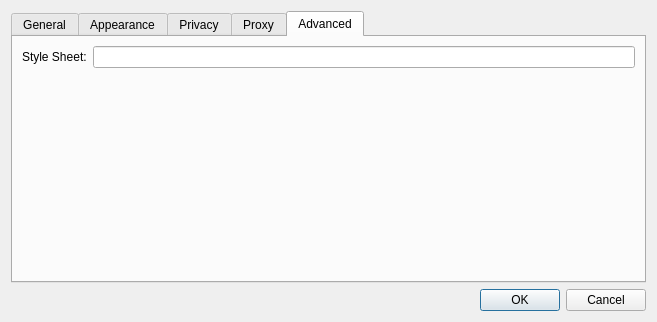
<?xml version="1.0" encoding="UTF-8"?>
<ui version="4.0">
 <class>Settings</class>
 <widget class="QDialog" name="Settings">
  <property name="geometry">
   <rect>
    <x>0</x>
    <y>0</y>
    <width>657</width>
    <height>322</height>
   </rect>
  </property>
  <property name="windowTitle">
   <string>Settings</string>
  </property>
  <layout class="QGridLayout" name="gridLayout">
   <item row="2" column="0">
    <widget class="QDialogButtonBox" name="buttonBox">
     <property name="orientation">
      <enum>Qt::Horizontal</enum>
     </property>
     <property name="standardButtons">
      <set>QDialogButtonBox::Cancel|QDialogButtonBox::Ok</set>
     </property>
    </widget>
   </item>
   <item row="1" column="0">
    <widget class="QTabWidget" name="tabWidget">
     <property name="currentIndex">
      <number>4</number>
     </property>
     <widget class="QWidget" name="tab">
      <attribute name="title">
       <string>General</string>
      </attribute>
      <layout class="QGridLayout" name="gridLayout_4">
       <item row="0" column="0">
        <widget class="QLabel" name="label_3">
         <property name="text">
          <string>Home:</string>
         </property>
         <property name="alignment">
          <set>Qt::AlignRight|Qt::AlignTrailing|Qt::AlignVCenter</set>
         </property>
        </widget>
       </item>
       <item row="0" column="1" colspan="2">
        <widget class="QLineEdit" name="homeLineEdit"/>
       </item>
       <item row="1" column="1">
        <widget class="QPushButton" name="setHomeToCurrentPageButton">
         <property name="text">
          <string>Set to current page</string>
         </property>
        </widget>
       </item>
       <item row="1" column="2">
        <spacer name="horizontalSpacer">
         <property name="orientation">
          <enum>Qt::Horizontal</enum>
         </property>
         <property name="sizeHint" stdset="0">
          <size>
           <width>280</width>
           <height>18</height>
          </size>
         </property>
        </spacer>
       </item>
       <item row="2" column="0">
        <widget class="QLabel" name="label_4">
         <property name="text">
          <string>Remove history items:</string>
         </property>
         <property name="alignment">
          <set>Qt::AlignRight|Qt::AlignTrailing|Qt::AlignVCenter</set>
         </property>
        </widget>
       </item>
       <item row="2" column="1" colspan="2">
        <widget class="QComboBox" name="expireHistory">
         <item>
          <property name="text">
           <string>After one day</string>
          </property>
         </item>
         <item>
          <property name="text">
           <string>After one week</string>
          </property>
         </item>
         <item>
          <property name="text">
           <string>After two weeks</string>
          </property>
         </item>
         <item>
          <property name="text">
           <string>After one month</string>
          </property>
         </item>
         <item>
          <property name="text">
           <string>After one year</string>
          </property>
         </item>
         <item>
          <property name="text">
           <string>Manually</string>
          </property>
         </item>
        </widget>
       </item>
       <item row="3" column="0">
        <widget class="QLabel" name="label_7">
         <property name="text">
          <string>Save downloads to:</string>
         </property>
         <property name="alignment">
          <set>Qt::AlignRight|Qt::AlignTrailing|Qt::AlignVCenter</set>
         </property>
        </widget>
       </item>
       <item row="3" column="1" colspan="2">
        <widget class="QLineEdit" name="downloadsLocation"/>
       </item>
       <item row="4" column="0">
        <widget class="QLabel" name="label_8">
         <property name="text">
          <string>Open links from applications:</string>
         </property>
         <property name="alignment">
          <set>Qt::AlignRight|Qt::AlignTrailing|Qt::AlignVCenter</set>
         </property>
        </widget>
       </item>
       <item row="4" column="1" colspan="2">
        <widget class="QComboBox" name="openLinksIn">
         <item>
          <property name="text">
           <string>In a tab in the current window</string>
          </property>
         </item>
         <item>
          <property name="text">
           <string>In a new window</string>
          </property>
         </item>
        </widget>
       </item>
       <item row="5" column="1" colspan="2">
        <widget class="QCheckBox" name="enableScrollAnimator">
         <property name="text">
          <string>Enable Scroll Animator</string>
         </property>
         <property name="checked">
          <bool>true</bool>
         </property>
        </widget>
       </item>
       <item row="6" column="1" colspan="2">
        <spacer>
         <property name="orientation">
          <enum>Qt::Vertical</enum>
         </property>
         <property name="sizeHint" stdset="0">
          <size>
           <width>391</width>
           <height>262</height>
          </size>
         </property>
        </spacer>
       </item>
      </layout>
     </widget>
     <widget class="QWidget" name="tab_3">
      <attribute name="title">
       <string>Appearance</string>
      </attribute>
      <layout class="QGridLayout" name="gridLayout_3">
       <item row="0" column="0">
        <widget class="QLabel" name="label_5">
         <property name="text">
          <string>Standard font:</string>
         </property>
         <property name="alignment">
          <set>Qt::AlignRight|Qt::AlignTrailing|Qt::AlignVCenter</set>
         </property>
        </widget>
       </item>
       <item row="0" column="1">
        <widget class="QLabel" name="standardLabel">
         <property name="sizePolicy">
          <sizepolicy hsizetype="Expanding" vsizetype="Preferred">
           <horstretch>0</horstretch>
           <verstretch>0</verstretch>
          </sizepolicy>
         </property>
         <property name="frameShape">
          <enum>QFrame::StyledPanel</enum>
         </property>
         <property name="text">
          <string>Times 16</string>
         </property>
         <property name="alignment">
          <set>Qt::AlignCenter</set>
         </property>
        </widget>
       </item>
       <item row="0" column="2">
        <widget class="QPushButton" name="standardFontButton">
         <property name="text">
          <string>Select...</string>
         </property>
        </widget>
       </item>
       <item row="1" column="0">
        <widget class="QLabel" name="label_6">
         <property name="text">
          <string>Fixed-width font:</string>
         </property>
         <property name="alignment">
          <set>Qt::AlignRight|Qt::AlignTrailing|Qt::AlignVCenter</set>
         </property>
        </widget>
       </item>
       <item row="1" column="1">
        <widget class="QLabel" name="fixedLabel">
         <property name="frameShape">
          <enum>QFrame::StyledPanel</enum>
         </property>
         <property name="text">
          <string>Courier 13</string>
         </property>
         <property name="alignment">
          <set>Qt::AlignCenter</set>
         </property>
        </widget>
       </item>
       <item row="1" column="2">
        <widget class="QPushButton" name="fixedFontButton">
         <property name="text">
          <string>Select...</string>
         </property>
        </widget>
       </item>
       <item row="2" column="1">
        <spacer name="verticalSpacer">
         <property name="orientation">
          <enum>Qt::Vertical</enum>
         </property>
         <property name="sizeHint" stdset="0">
          <size>
           <width>20</width>
           <height>93</height>
          </size>
         </property>
        </spacer>
       </item>
      </layout>
     </widget>
     <widget class="QWidget" name="tab_2">
      <attribute name="title">
       <string>Privacy</string>
      </attribute>
      <layout class="QVBoxLayout" name="verticalLayout_3">
       <item>
        <widget class="QGroupBox" name="groupBox">
         <property name="title">
          <string>Web Content</string>
         </property>
         <layout class="QVBoxLayout" name="verticalLayout_2">
          <item>
           <widget class="QCheckBox" name="enablePlugins">
            <property name="text">
             <string>Enable Plugins</string>
            </property>
            <property name="checked">
             <bool>true</bool>
            </property>
           </widget>
          </item>
          <item>
           <widget class="QCheckBox" name="enableJavascript">
            <property name="text">
             <string>Enable Javascript</string>
            </property>
            <property name="checked">
             <bool>true</bool>
            </property>
           </widget>
          </item>
         </layout>
        </widget>
       </item>
       <item>
        <widget class="QGroupBox" name="cookiesGroupBox">
         <property name="title">
          <string>Cookies</string>
         </property>
         <layout class="QGridLayout">
          <item row="0" column="0">
           <widget class="QLabel" name="label_2">
            <property name="text">
             <string>Accept Cookies:</string>
            </property>
            <property name="alignment">
             <set>Qt::AlignRight|Qt::AlignTrailing|Qt::AlignVCenter</set>
            </property>
           </widget>
          </item>
          <item row="0" column="1">
           <widget class="QComboBox" name="acceptCombo">
            <item>
             <property name="text">
              <string>Always</string>
             </property>
            </item>
            <item>
             <property name="text">
              <string>Never</string>
             </property>
            </item>
            <item>
             <property name="text">
              <string>Only from sites you navigate to</string>
             </property>
            </item>
           </widget>
          </item>
          <item row="0" column="2">
           <widget class="QPushButton" name="exceptionsButton">
            <property name="text">
             <string>Exceptions...</string>
            </property>
           </widget>
          </item>
          <item row="1" column="0">
           <widget class="QLabel" name="label">
            <property name="text">
             <string>Keep until:</string>
            </property>
            <property name="alignment">
             <set>Qt::AlignRight|Qt::AlignTrailing|Qt::AlignVCenter</set>
            </property>
           </widget>
          </item>
          <item row="1" column="1">
           <widget class="QComboBox" name="keepUntilCombo">
            <item>
             <property name="text">
              <string>They expire</string>
             </property>
            </item>
            <item>
             <property name="text">
              <string>I exit the application</string>
             </property>
            </item>
            <item>
             <property name="text">
              <string>At most 90 days</string>
             </property>
            </item>
           </widget>
          </item>
          <item row="1" column="2">
           <widget class="QPushButton" name="cookiesButton">
            <property name="text">
             <string>Cookies...</string>
            </property>
           </widget>
          </item>
         </layout>
        </widget>
       </item>
       <item>
        <spacer>
         <property name="orientation">
          <enum>Qt::Vertical</enum>
         </property>
         <property name="sizeHint" stdset="0">
          <size>
           <width>371</width>
           <height>177</height>
          </size>
         </property>
        </spacer>
       </item>
      </layout>
     </widget>
     <widget class="QWidget" name="tab_4">
      <attribute name="title">
       <string>Proxy</string>
      </attribute>
      <layout class="QVBoxLayout" name="verticalLayout">
       <item>
        <widget class="QGroupBox" name="proxySupport">
         <property name="title">
          <string>Enable proxy</string>
         </property>
         <property name="checkable">
          <bool>true</bool>
         </property>
         <layout class="QGridLayout" name="gridLayout_6">
          <item row="0" column="0">
           <widget class="QLabel" name="label_9">
            <property name="text">
             <string>Type:</string>
            </property>
            <property name="alignment">
             <set>Qt::AlignRight|Qt::AlignTrailing|Qt::AlignVCenter</set>
            </property>
           </widget>
          </item>
          <item row="0" column="1" colspan="2">
           <widget class="QComboBox" name="proxyType">
            <item>
             <property name="text">
              <string>Socks5</string>
             </property>
            </item>
            <item>
             <property name="text">
              <string>Http</string>
             </property>
            </item>
           </widget>
          </item>
          <item row="1" column="0">
           <widget class="QLabel" name="label_10">
            <property name="text">
             <string>Host:</string>
            </property>
            <property name="alignment">
             <set>Qt::AlignRight|Qt::AlignTrailing|Qt::AlignVCenter</set>
            </property>
           </widget>
          </item>
          <item row="1" column="1" colspan="2">
           <widget class="QLineEdit" name="proxyHostName"/>
          </item>
          <item row="2" column="0">
           <widget class="QLabel" name="label_11">
            <property name="text">
             <string>Port:</string>
            </property>
            <property name="alignment">
             <set>Qt::AlignRight|Qt::AlignTrailing|Qt::AlignVCenter</set>
            </property>
           </widget>
          </item>
          <item row="2" column="1">
           <widget class="QSpinBox" name="proxyPort">
            <property name="maximum">
             <number>10000</number>
            </property>
            <property name="value">
             <number>1080</number>
            </property>
           </widget>
          </item>
          <item row="2" column="2">
           <spacer name="horizontalSpacer_2">
            <property name="orientation">
             <enum>Qt::Horizontal</enum>
            </property>
            <property name="sizeHint" stdset="0">
             <size>
              <width>293</width>
              <height>20</height>
             </size>
            </property>
           </spacer>
          </item>
          <item row="3" column="0">
           <widget class="QLabel" name="label_12">
            <property name="text">
             <string>User Name:</string>
            </property>
            <property name="alignment">
             <set>Qt::AlignRight|Qt::AlignTrailing|Qt::AlignVCenter</set>
            </property>
           </widget>
          </item>
          <item row="3" column="1" colspan="2">
           <widget class="QLineEdit" name="proxyUserName"/>
          </item>
          <item row="4" column="0">
           <widget class="QLabel" name="label_13">
            <property name="text">
             <string>Password:</string>
            </property>
            <property name="alignment">
             <set>Qt::AlignRight|Qt::AlignTrailing|Qt::AlignVCenter</set>
            </property>
           </widget>
          </item>
          <item row="4" column="1" colspan="2">
           <widget class="QLineEdit" name="proxyPassword">
            <property name="echoMode">
             <enum>QLineEdit::Password</enum>
            </property>
           </widget>
          </item>
          <item row="5" column="0">
           <spacer name="verticalSpacer_2">
            <property name="orientation">
             <enum>Qt::Vertical</enum>
            </property>
            <property name="sizeHint" stdset="0">
             <size>
              <width>20</width>
              <height>8</height>
             </size>
            </property>
           </spacer>
          </item>
         </layout>
        </widget>
       </item>
      </layout>
     </widget>
     <widget class="QWidget" name="tab_5">
      <attribute name="title">
       <string>Advanced</string>
      </attribute>
      <layout class="QGridLayout" name="gridLayout_2">
       <item row="0" column="0">
        <widget class="QLabel" name="label_14">
         <property name="text">
          <string>Style Sheet:</string>
         </property>
        </widget>
       </item>
       <item row="0" column="1">
        <widget class="QLineEdit" name="userStyleSheet"/>
       </item>
       <item row="1" column="1">
        <spacer name="verticalSpacer_3">
         <property name="orientation">
          <enum>Qt::Vertical</enum>
         </property>
         <property name="sizeHint" stdset="0">
          <size>
           <width>20</width>
           <height>176</height>
          </size>
         </property>
        </spacer>
       </item>
      </layout>
     </widget>
    </widget>
   </item>
  </layout>
 </widget>
 <resources/>
 <connections>
  <connection>
   <sender>buttonBox</sender>
   <signal>accepted()</signal>
   <receiver>Settings</receiver>
   <slot>accept()</slot>
   <hints>
    <hint type="sourcelabel">
     <x>248</x>
     <y>254</y>
    </hint>
    <hint type="destinationlabel">
     <x>157</x>
     <y>274</y>
    </hint>
   </hints>
  </connection>
  <connection>
   <sender>buttonBox</sender>
   <signal>rejected()</signal>
   <receiver>Settings</receiver>
   <slot>reject()</slot>
   <hints>
    <hint type="sourcelabel">
     <x>316</x>
     <y>260</y>
    </hint>
    <hint type="destinationlabel">
     <x>286</x>
     <y>274</y>
    </hint>
   </hints>
  </connection>
 </connections>
</ui>
